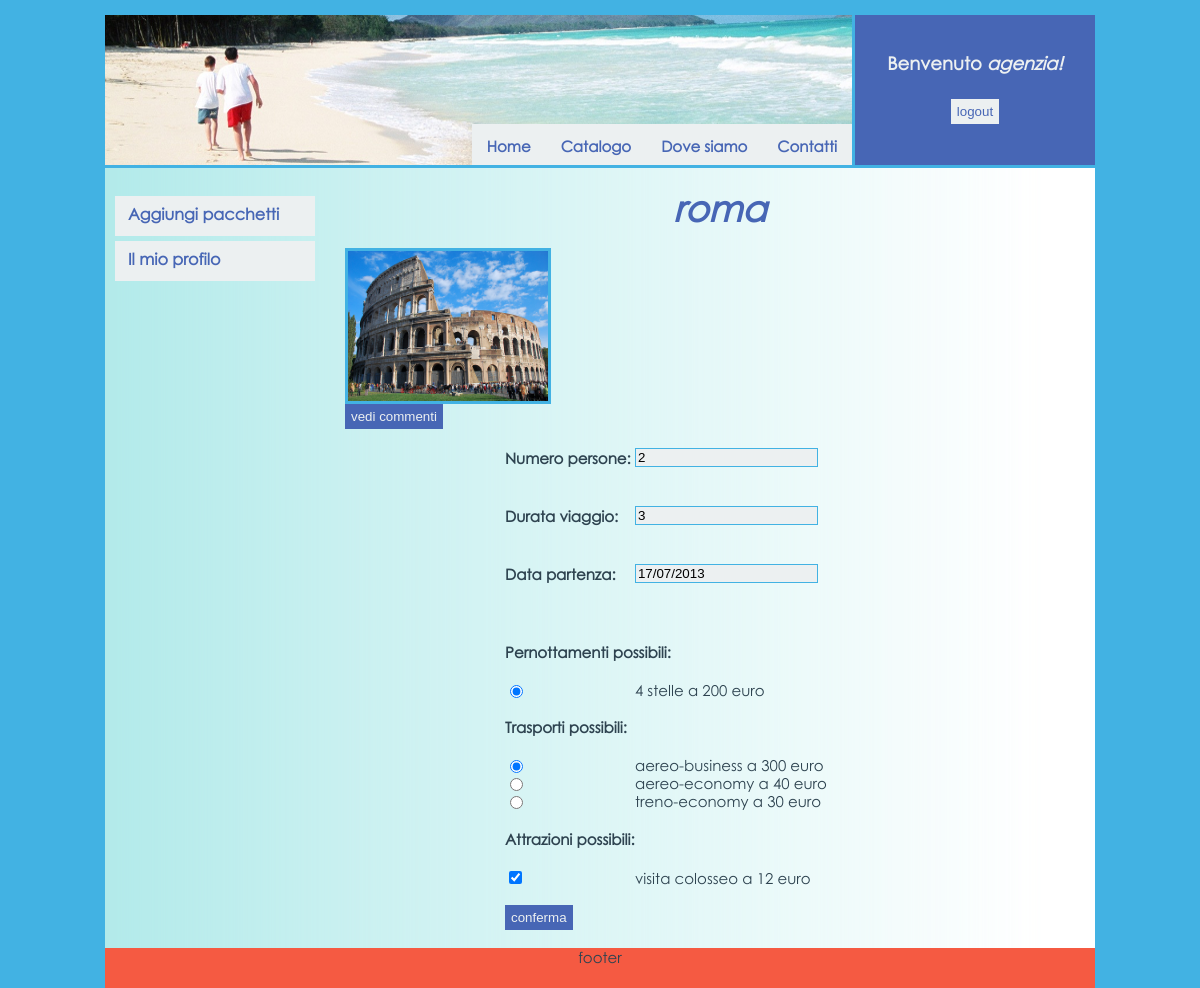
The page /modifica.php?id_pacchetto=2 (signed in) on the database as committed earlier.
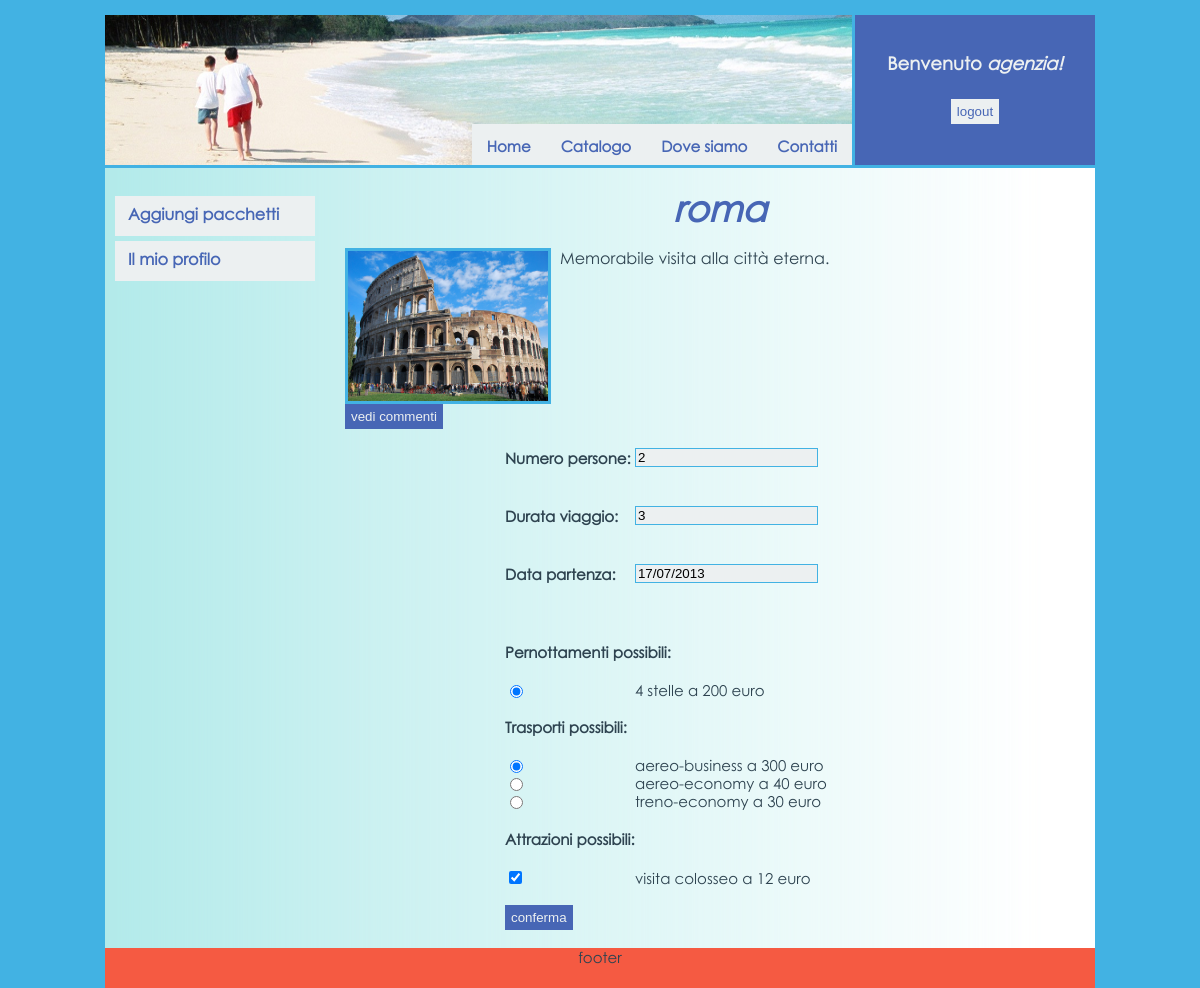
The same page on the database as committed later.
### tables this page shows
CREATE TABLE IF NOT EXISTS `pacchetto` (
  `id` int(11) NOT NULL AUTO_INCREMENT,
  `persone` int(5) NOT NULL,
  `durata` int(5) NOT NULL,
  `data_partenza` date NOT NULL,
  `id_utente` varchar(50) NOT NULL,
  `id_pernottamento` int(11) NOT NULL,
  `id_trasporto` int(11) NOT NULL,
  `id_destinazione` int(11) NOT NULL,
  `prenotato` tinyint(1) NOT NULL DEFAULT '0',
  `sconto` float NOT NULL DEFAULT '0',
  PRIMARY KEY (`id`),
  KEY `id_utente` (`id_utente`),
  KEY `id_pernottamento` (`id_pernottamento`),
  KEY `id_trasporto` (`id_trasporto`),
  KEY `id_destinazione` (`id_destinazione`)
);

CREATE TABLE IF NOT EXISTS `destinazione` (
  `id` int(11) NOT NULL AUTO_INCREMENT,
  `continente` varchar(50) NOT NULL,
  `citta` varchar(50) NOT NULL,
  `tipo` varchar(50) NOT NULL,
  `foto` varchar(100) NOT NULL,
  `descrizione` longtext NOT NULL,
  PRIMARY KEY (`id`)
);

### database.php (called while the page is built, shortened)
<?php
    class database{
        public static function qSelect($conn, $sql){
            $risposta = mysql_query($sql)
                or die("Errore nell'esecuzione della query di selezione: " . mysql_error());
            return $risposta;
        }
    }
?>

### modifica.php (the view, shortened to what the changed rows need)
<!DOCTYPE HTML PUBLIC "-//W3C//DTD HTML 4.01 Transitional//EN" "http://www.w3.org/TR/html4/loose.dtd">
<html>
  <head>
    <link rel="stylesheet" type="text/css" href="./style/style.css">
    <link rel="stylesheet" href="http://code.jquery.com/ui/1.10.3/themes/smoothness/jquery-ui.css" />
  </head>
  <body>
    <div id="container">
    <div id="header_container">
	<div id="login">
		<?php
			include 'login_form.php';
		?>
	</div>
	</div>
      <div id="content_container">
	<div id="content">
		<?php
			include 'database.php';
			$conn=database::dbConnect();
			if(isset($_GET['id_pacchetto']))
				$id_pacchetto=$_GET['id_pacchetto'];
			$query="SELECT * FROM pacchetto WHERE id='".$id_pacchetto."'";
			$result=database::qSelect($conn,$query);
			$pacchetto=mysql_fetch_array($result);
			$id_destinazione=$pacchetto['id_destinazione'];
			$query="SELECT * FROM pernottamento WHERE id_destinazione='".$id_destinazione."'";
			$pernottamenti=database::qSelect($conn,$query);
			$id_pernottamento_pacchetto=$pacchetto['id_pernottamento'];
			$query="SELECT * FROM trasporto WHERE id_destinazione='".$id_destinazione."'";
			$trasporti=database::qSelect($conn,$query);
			$id_trasporto_pacchetto=$pacchetto['id_trasporto'];
			$query="SELECT * FROM attrazioni WHERE id_destinazione='".$id_destinazione."'";
			$attrazioni=database::qSelect($conn,$query);
			$query="SELECT id_attrazione FROM rel_attrazioni WHERE id_pacchetto='".$id_pacchetto."'";
			$attrazioni_pacchetto=database::qSelect($conn,$query);
			$id_attrazioni_pacchetto= array();
			while($id=mysql_fetch_array($attrazioni_pacchetto))
			{
				$id_attrazioni_pacchetto[]=$id['id_attrazione'];
			}
			$query = "SELECT * FROM destinazione JOIN pacchetto ON destinazione.id = pacchetto.id_destinazione WHERE pacchetto.id = $id_pacchetto GROUP BY destinazione.id";
			$destinazione = mysql_fetch_array(database::qSelect($conn,$query));
			echo "<div id='dest_intestazione'><br>";
				echo "<div id='dest_commento'>".$destinazione['citta']."</div><br>";
				echo "<div id='dest_foto'><img src=style/images/dest/".$destinazione['foto']." width=200 height=150></div>";
				echo "<div id='dest_descrizione'>".$destinazione['descrizione']."</div>";
				echo "</div>";
				echo "<input class='btn_commenta' type='button' value='vedi commenti' onclick=\"location.href='commenti.php?citta=".$destinazione['citta']."'\"><br>";
			$html="
				<form method='post' action='modifica.php'>
					<table cellpadding=0 cellspacing=0>
						<tr style='height:20px'><td><h4>Numero persone:&nbsp;</h4></td><td><input type='text' class='input' name='persone' value='".$pacchetto['persone']."'></td></tr>
						<tr style='height:20px'><td><h4>Durata viaggio:</h4></td><td><input type='text' class='input' name='durata' value='".$pacchetto['durata']."'></td></tr>
						<tr style='height:20px'><td><h4>Data partenza:</h4></td><td><input type='text' class='input' id='datepicker' name='data' value='".strftime('%d/%m/%Y',strtotime($pacchetto['data_partenza']))."'></td></tr>";
			$html=$html."<tr style='height:20px'><tr><td colspan='2'><h4>Pernottamenti possibili:</h4></td></tr></tr>";
			while($pernottamento=mysql_fetch_array($pernottamenti))
			{
				$radio="<tr><td><input type='radio' name='pernottamento' value='".$pernottamento['id']."'";
				if($pernottamento['id']==$id_pernottamento_pacchetto)
					$radio=$radio."checked";
				$radio=$radio."></td><td>".$pernottamento['tipo']." a ".$pernottamento['prezzo']." euro</td></tr>";
				$html=$html.$radio;
			}
			$html=$html."<tr style='height:20px'><td colspan='2'><h4>Trasporti possibili:</h4></td></tr>";
			while($trasporto=mysql_fetch_array($trasporti))
			{
				$radio="<tr><td><input type='radio' name='trasporto' value='".$trasporto['id']."'";
				if($trasporto['id']==$id_trasporto_pacchetto)
					$radio=$radio."checked";
				$radio=$radio."></td><td>".$trasporto['tipo']." a ".$trasporto['prezzo']." euro</td></tr>";
				$html=$html.$radio;
			}
			$html=$html."<tr style='height:20px'><td colspan='2'><h4>Attrazioni possibili:</h4></td></tr>";
			while($attrazione=mysql_fetch_array($attrazioni))
			{
				$checkbox="<tr><td><input type='checkbox' name='attrazioni[]' value='".$attrazione['id']."'";
				if(in_array($attrazione['id'],$id_attrazioni_pacchetto))
					$checkbox=$checkbox."checked";
				$checkbox=$checkbox."></td><td>".$attrazione['tipo']." a ".$attrazione['prezzo']." euro</td></tr>";
				$html=$html.$checkbox;
			}
			$html=$html."</table><br><input type='hidden' name='id_pacchetto' value='".$id_pacchetto."'>
								<input type='hidden' name='id_destinazione' value='".$id_destinazione."'>
							<input class='btn_commenta' type='submit' value='conferma'> </form><br>";
			echo $html;
		?>
	</div>
      </div>
    </div>
  </body>
</html>

Rows that differ between the two databases and show on the page:
changed pacchetto "roma": id_destinazione.descrizione (not shown) → "Memorabile visita alla città eterna."
